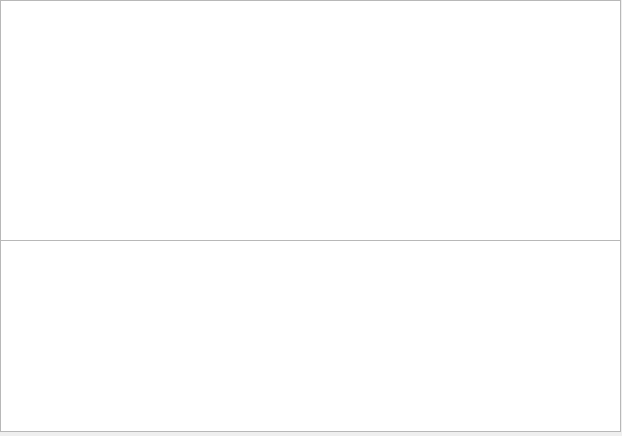
<?xml version="1.0" encoding="UTF-8"?>
<ui version="4.0">
 <class>CResourceWidget</class>
 <widget class="QWidget" name="CResourceWidget">
  <property name="geometry">
   <rect>
    <x>0</x>
    <y>0</y>
    <width>622</width>
    <height>436</height>
   </rect>
  </property>
  <property name="windowTitle">
   <string>Form</string>
  </property>
  <widget class="QTreeWidget" name="treeWidget">
   <property name="geometry">
    <rect>
     <x>0</x>
     <y>0</y>
     <width>621</width>
     <height>241</height>
    </rect>
   </property>
   <attribute name="headerVisible">
    <bool>false</bool>
   </attribute>
   <column>
    <property name="text">
     <string notr="true">1</string>
    </property>
   </column>
  </widget>
  <widget class="QTableWidget" name="tableWidget">
   <property name="geometry">
    <rect>
     <x>0</x>
     <y>240</y>
     <width>621</width>
     <height>192</height>
    </rect>
   </property>
  </widget>
 </widget>
 <resources/>
 <connections/>
</ui>
